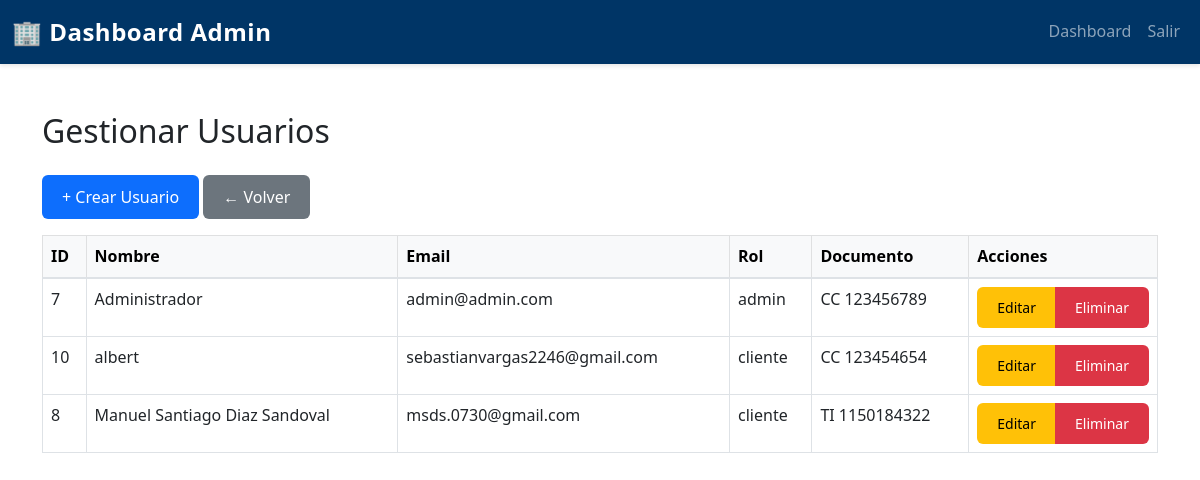
/FRONTEND/index.php?route=admin/usuario/listar (signed in), run on the app's committed database.
### tables this page shows
CREATE TABLE `usuario` (
  `idUSUARIO` int(11) NOT NULL,
  `numdocUSUARIO` int(11) DEFAULT NULL,
  `tipodocumenUSUARIO` varchar(20) DEFAULT NULL,
  `nomUSUARIO` varchar(30) DEFAULT NULL,
  `direcUSUARIO` varchar(120) DEFAULT NULL,
  `telUSUARIO` int(11) DEFAULT NULL,
  `emailUSUARIO` varchar(40) DEFAULT NULL,
  `pass` varchar(255) DEFAULT NULL,
  `rolUSUARIO` varchar(20) DEFAULT NULL,
  `cargoUSUARIO` varchar(20) DEFAULT NULL
);

### FRONTEND/models/UsuarioModel.php (called while the page is built, shortened)
<?php
class UsuarioModel {
    private $db;
    public function __construct($database) {
        $this->db = $database;
    }
    public function obtenerTodos() {
        $query = "SELECT idUSUARIO, numdocUSUARIO, tipodocumenUSUARIO, nomUSUARIO,
                         direcUSUARIO, telUSUARIO, emailUSUARIO, rolUSUARIO, cargoUSUARIO
                  FROM usuario ORDER BY nomUSUARIO ASC";
        $stmt = $this->db->prepare($query);
        $stmt->execute();
        return $stmt->fetchAll(PDO::FETCH_ASSOC);
    }
}

### FRONTEND/views/admin/listar_usuarios.php (the view, shortened to what this page needs)
<?php
require_once __DIR__ . '/../../models/UsuarioModel.php';
$db = new Database();
$conn = $db->connect();
$usuarioModel = new UsuarioModel($conn);
$usuarios = $usuarioModel->obtenerTodos();
?>
<!DOCTYPE html>
<html lang="es">
<head>
    <link href="https://cdn.jsdelivr.net/npm/bootstrap@5.3.0/dist/css/bootstrap.min.css" rel="stylesheet">
    <link rel="stylesheet" href="assets/css/styles.css">
</head>
<body>
<nav class="navbar navbar-expand-lg navbar-dark bg-dark-blue">
    <div class="container-fluid">
        <a class="navbar-brand fw-bold" href="index.php?route=admin/dashboard">🏢 Dashboard Admin</a>
        <div class="collapse navbar-collapse" id="navbarNav">
            <ul class="navbar-nav ms-auto">
                <li class="nav-item"><a class="nav-link" href="index.php?route=admin/dashboard">Dashboard</a></li>
                <li class="nav-item"><a class="nav-link" href="index.php?route=logout">Salir</a></li>
            </ul>
        </div>
    </div>
</nav>
<div class="container my-5">
    <h2 class="mb-4">Gestionar Usuarios</h2>
    <a href="index.php?route=admin/usuario/crear" class="btn btn-primary mb-3">+ Crear Usuario</a>
    <a href="index.php?route=admin/dashboard" class="btn btn-secondary mb-3">← Volver</a>
    <table class="table table-bordered table-hover">
        <thead class="table-light">
            <tr>
                <th>ID</th>
                <th>Nombre</th>
                <th>Email</th>
                <th>Rol</th>
                <th>Documento</th>
                <th style="width: 150px;">Acciones</th>
            </tr>
        </thead>
        <tbody>
        <?php foreach ($usuarios as $u): ?>
            <tr>
                <td><?= $u['idUSUARIO'] ?></td>
                <td><?= $u['nomUSUARIO'] ?></td>
                <td><?= $u['emailUSUARIO'] ?></td>
                <td><?= $u['rolUSUARIO'] ?></td>
                <td><?= $u['tipodocumenUSUARIO'] . ' ' . $u['numdocUSUARIO'] ?></td>
                <td>
                    <div class="btn-group">
                    <a href="index.php?route=admin/usuario/editar&id=<?= $u['idUSUARIO'] ?>" class="btn btn-sm btn-warning">Editar</a>
                    <a href="index.php?route=admin/usuario/eliminar&id=<?= $u['idUSUARIO'] ?>" class="btn btn-sm btn-danger"
                       onclick="return confirm('¿Eliminar este usuario?');">Eliminar</a>
                    </div>
                </td>
            </tr>
        <?php endforeach; ?>
        </tbody>
    </table>
</div>
</body>
</html>

### FRONTEND/assets/css/styles.css (style rules this page uses)
:root { --primary-blue: #0d6efd; --dark-blue: #003566; --white: #ffffff; --light-gray: #f8f9fa; --text-dark: #212529; --border-color: #dee2e6; }
* { margin: 0; padding: 0; box-sizing: border-box; }
body { font-family: 'Segoe UI', Tahoma, Geneva, Verdana, sans-serif; line-height: 1.6; color: var(--text-dark); background-color: #ffffff; }
.bg-dark-blue { background-color: var(--dark-blue) !important; }
.navbar { box-shadow: 0 2px 4px rgba(0, 0, 0, 0.1); }
.navbar-brand { font-size: 1.5rem; letter-spacing: 0.5px; }
.nav-link { transition: color 0.3s ease; font-weight: 500; }
.btn { border-radius: 6px; font-weight: 500; transition: all 0.3s ease; border: none; padding: 10px 20px; }
.btn-primary { background-color: var(--primary-blue); color: white; }
.btn-secondary { background-color: #6c757d; }
.btn-danger { background-color: #dc3545; }
.btn-warning { background-color: #ffc107; color: #000; }
.table { margin-bottom: 0; }
.table thead { border-bottom: 2px solid var(--border-color); }

### data on the page
usuario: idUSUARIO "7", nomUSUARIO "Administrador", emailUSUARIO "admin@admin.com", rolUSUARIO "admin", tipodocumenUSUARIO "CC", numdocUSUARIO "123456789"
usuario: idUSUARIO "10", nomUSUARIO "albert", emailUSUARIO "sebastianvargas2246@gmail.com", rolUSUARIO "cliente", tipodocumenUSUARIO "CC", numdocUSUARIO "123454654"
usuario: idUSUARIO "8", nomUSUARIO "Manuel Santiago Diaz Sandoval", emailUSUARIO "msds.0730@gmail.com", rolUSUARIO "cliente", tipodocumenUSUARIO "TI", numdocUSUARIO "1150184322"
